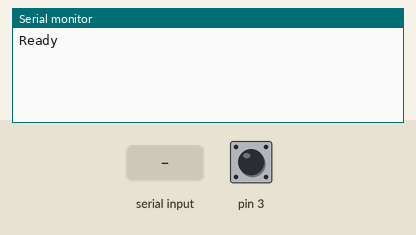
The sketch below on a simulated Arduino Uno, built with avr-gcc and run on an emulated ATmega328P. On the bench: the last lines printed to the serial monitor. The inputs (shaded band) are chosen by the test bench; at power-on: pin 3 HIGH. No radio packets arrive unless stated.

Above: at 1.2 s.
1.3 s: pin 3 pulled LOW for 0.15 s
At 2.2 s:
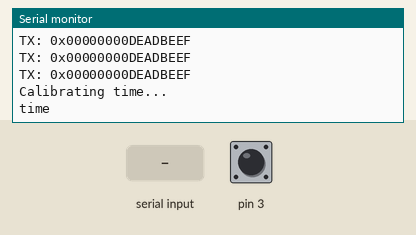
2.9 s: "1\n" received over Serial
At 3.11 s:
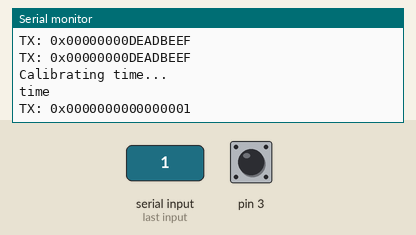
4.4 s: "0\n" received over Serial
At 6.1 s:
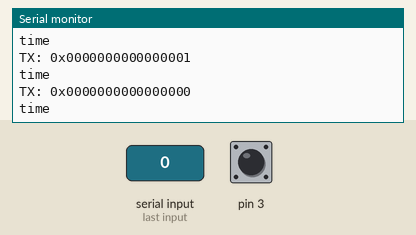

Measured:
- after the input at 1.3 s, the serial monitor: prints a new line at once (image 1)
- after the input at 2.9 s, the serial monitor: prints a new line at once (image 2)
- after the input at 4.4 s, the serial monitor: prints a new line at once (image 3)

The sketch:

hogie-topside.ino
```cpp
#include <RH_ASK.h>
RH_ASK driver;

const int RX_CS_PIN = 9;

void setup() {
  Serial.begin(9600);

  if (!driver.init())
    Serial.println("radio init failed");

  pinMode(3, INPUT_PULLUP);

  pinMode(RX_CS_PIN, OUTPUT);
  digitalWrite(RX_CS_PIN, HIGH);

  Serial.println("Ready");
}

void printull(uint64_t num) {
  for (int i = 0; i < sizeof(num); i++) {
    if ((uint8_t)((num >> (sizeof(num) - i - 1) * 8) & 0xFF) < 0x1F) {
      Serial.print(0);
    }
    Serial.print((uint8_t)((num >> (sizeof(num) - i - 1) * 8) & 0xFF), HEX);
  }
}

uint64_t getTime() {
  Serial.println("time");
  int rx = '\0', idx = 0;
  char buf[20] = { '\0' };
  while (rx != '\n' || idx >= 20) {
    rx = Serial.read();
    if (rx != -1) {
      buf[idx++] = rx;
    }
  }
  return (uint64_t)String(buf).toDouble();
}

uint64_t recieve() {
  uint8_t buf[sizeof(uint64_t)];
  uint8_t buflen = sizeof(uint64_t);
  // Non-blocking check
  if (driver.recv(buf, &buflen)) {
    Serial.print("RX: 0x");
    printull((uint64_t)(*((uint64_t *)buf)));
    Serial.println();
    return *((uint64_t *)buf);
  }
  return -1;
}

/**
 * transmits time over radio transmitter
 */
void transmit(uint64_t time) {
  digitalWrite(RX_CS_PIN, LOW);
  Serial.print("TX: 0x");
  printull(time);
  Serial.println();
  driver.send((uint8_t *)&time, sizeof(time));
  driver.waitPacketSent();
  digitalWrite(RX_CS_PIN, HIGH);
}
bool Within(uint64_t num, uint64_t cmp, uint64_t distance) {
  return (num < (cmp + distance)) && (num > (cmp - distance));
}


void loop() {
  bool IsPressed = false;
  while (digitalRead(3) == HIGH)
    ;
  Serial.println("Writing init message...");
  while (digitalRead(3) == LOW) {
    // Transmit while we wait for button release
    transmit(0xDEADBEEF);
  }

  Serial.println("Calibrating time...");

  uint64_t tx_time = 16776337352ull;  // About Feb 28 8:20 PM
  long TimeOut = millis() + 250;
  while (recieve() != tx_time) {
    // Recieve data for longer (doing it once per tx failed to recieve any data)
    TimeOut = millis() + 250;
    while (recieve() != tx_time && millis() < TimeOut) {}
    if (millis() < TimeOut) {
      // Wre left because of a valid transmission, not timeout
      break;
    }
    // Trainsmity periodically while we haven't confirmed the hoagie's time
    tx_time = getTime();
    transmit(tx_time);
  }
  Serial.println("Calibrated, press button to drop.");

  while (digitalRead(3) == LOW) {
    // Wait for button release
  }

  while (digitalRead(3) == HIGH) {
    // Wait for button press
  }

  // When we get here, the hogie has properly calibrated it's time
  while (true) {
    Serial.println("Writing drop message");

    while (digitalRead(3) == LOW) {
      transmit(0xFA110000);
      // Wait for button release
    }

    while (digitalRead(3) == HIGH) {
      // Wait for hogie until button press
      long rx_time = recieve();


      if (rx_time != -1) {
        // transmit -1 to release the hoagie's blocking recieve() function
        transmit(-1);

        Serial.println(rx_time);
      }
    }
  }
}
```
